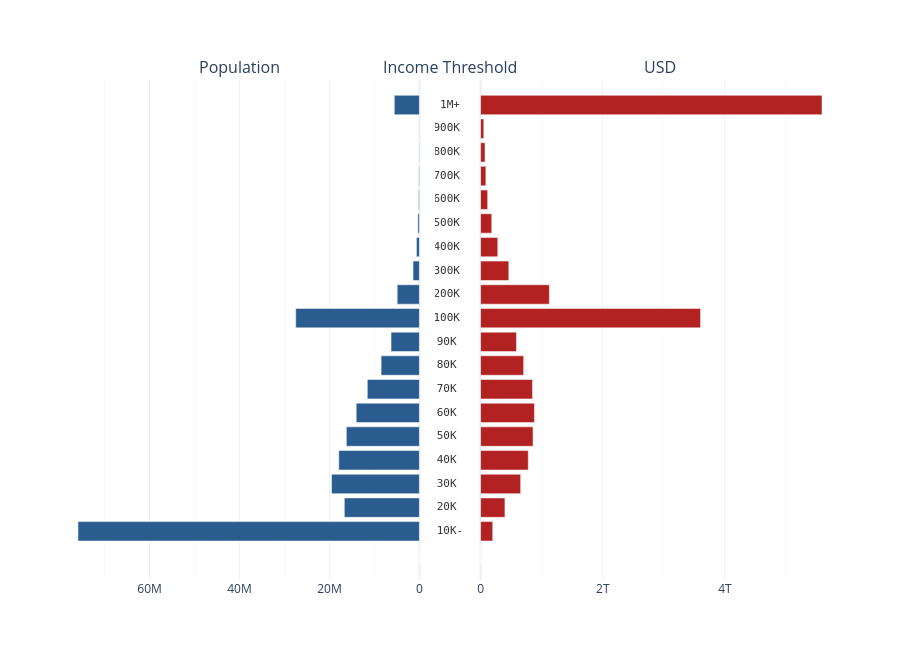

Here is the notebook cell this chart was saved with:
### Code cell
income_chart

### Figure 1 — Plotly figure (JSON) as saved in the notebook; plotly's stock layout.template omitted (floating-point values rounded to 4 significant figures)
{"data": [{"marker": {"color": "#2b5c8f"}, "orientation": "h", "type": "bar", "x": [0.0, 75930000.0, 16700000.0, 19540000.0, 17940000.0, 16250000.0, 14060000.0, 11590000.0, 8520000.0, 6311000.0, 27500000.0, 4941000.0, 1422000.0, 661700.0, 353700.0, 184300.0, 118900.0, 88710.0, 55960.0, 5589000.0, 0.0], "xaxis": "x", "y": ["", "10K-", "20K ", "30K ", "40K ", "50K ", "60K ", "70K ", "80K ", "90K ", "100K ", "200K ", "300K ", "400K ", "500K ", "600K ", "700K ", "800K ", "900K ", "1M+", ""], "yaxis": "y"}, {"hoverinfo": "none", "mode": "text", "text": ["", "10K-", "20K ", "30K ", "40K ", "50K ", "60K ", "70K ", "80K ", "90K ", "100K ", "200K ", "300K ", "400K ", "500K ", "600K ", "700K ", "800K ", "900K ", "1M+", ""], "textfont": {"color": "#333333", "family": "monospace", "size": 11}, "type": "scatter", "x": [0, 0, 0, 0, 0, 0, 0, 0, 0, 0, 0, 0, 0, 0, 0, 0, 0, 0, 0, 0, 0], "xaxis": "x2", "y": ["", "10K-", "20K ", "30K ", "40K ", "50K ", "60K ", "70K ", "80K ", "90K ", "100K ", "200K ", "300K ", "400K ", "500K ", "600K ", "700K ", "800K ", "900K ", "1M+", ""], "yaxis": "y2"}, {"marker": {"color": "#b22222"}, "orientation": "h", "type": "bar", "x": [0.0, 199000000000.0, 398500000000.0, 656200000000.0, 781000000000.0, 858800000000.0, 881500000000.0, 850100000000.0, 705400000000.0, 587400000000.0, 3600000000000.0, 1126000000000.0, 462100000000.0, 281900000000.0, 183200000000.0, 116000000000.0, 86560000000.0, 73050000000.0, 53250000000.0, 5589000000000.0, 0.0], "xaxis": "x3", "y": ["", "10K-", "20K ", "30K ", "40K ", "50K ", "60K ", "70K ", "80K ", "90K ", "100K ", "200K ", "300K ", "400K ", "500K ", "600K ", "700K ", "800K ", "900K ", "1M+", ""], "yaxis": "y3"}], "layout": {"annotations": [{"font": {"size": 16}, "showarrow": false, "text": "Population", "x": 0.2304, "xanchor": "center", "xref": "paper", "y": 1, "yanchor": "bottom", "yref": "paper"}, {"font": {"size": 16}, "showarrow": false, "text": "Income Threshold", "x": 0.5, "xanchor": "center", "xref": "paper", "y": 1, "yanchor": "bottom", "yref": "paper"}, {"font": {"size": 16}, "showarrow": false, "text": "USD", "x": 0.7696, "xanchor": "center", "xref": "paper", "y": 1, "yanchor": "bottom", "yref": "paper"}], "bargap": 0.18, "height": 650, "margin": {"b": 70, "l": 60, "r": 60, "t": 80}, "showlegend": false, "title": {"text": "", "x": 0.5}, "xaxis": {"anchor": "y", "autorange": "reversed", "domain": [0, 0.4608], "minor": {"gridwidth": 1, "nticks": 2, "showgrid": true}, "showgrid": true, "type": "linear", "zeroline": true}, "xaxis2": {"anchor": "y2", "domain": [0.4808, 0.5192], "visible": false}, "xaxis3": {"anchor": "y3", "domain": [0.5392, 1], "minor": {"gridwidth": 1, "nticks": 2, "showgrid": true}, "showgrid": true, "type": "linear", "zeroline": true}, "yaxis": {"anchor": "x", "domain": [0, 1], "showticklabels": false}, "yaxis2": {"anchor": "x2", "domain": [0, 1], "matches": "y", "showticklabels": false, "visible": false}, "yaxis3": {"anchor": "x3", "domain": [0, 1], "matches": "y", "showticklabels": false}}}
